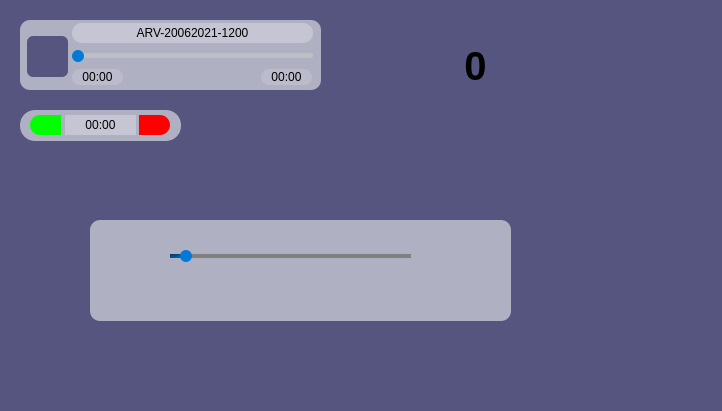
<?xml version="1.0" encoding="UTF-8"?>
<ui version="4.0">
 <class>MainWindow</class>
 <widget class="QMainWindow" name="MainWindow">
  <property name="geometry">
   <rect>
    <x>0</x>
    <y>0</y>
    <width>722</width>
    <height>411</height>
   </rect>
  </property>
  <property name="windowTitle">
   <string>MainWindow</string>
  </property>
  <property name="styleSheet">
   <string notr="true">background-color: rgb(85, 85, 127);
</string>
  </property>
  <widget class="QWidget" name="centralwidget">
   <widget class="QLabel" name="label_3">
    <property name="geometry">
     <rect>
      <x>430</x>
      <y>40</y>
      <width>91</width>
      <height>51</height>
     </rect>
    </property>
    <property name="font">
     <font>
      <pointsize>30</pointsize>
      <weight>75</weight>
      <bold>true</bold>
     </font>
    </property>
    <property name="text">
     <string>0</string>
    </property>
    <property name="alignment">
     <set>Qt::AlignCenter</set>
    </property>
   </widget>
   <widget class="QFrame" name="arv_bubble">
    <property name="geometry">
     <rect>
      <x>20</x>
      <y>20</y>
      <width>301</width>
      <height>70</height>
     </rect>
    </property>
    <property name="styleSheet">
     <string notr="true">QFrame{
	background-color:#88FFFFFF;
	border-radius:10px;

}</string>
    </property>
    <property name="frameShape">
     <enum>QFrame::StyledPanel</enum>
    </property>
    <property name="frameShadow">
     <enum>QFrame::Raised</enum>
    </property>
    <widget class="QLabel" name="title">
     <property name="geometry">
      <rect>
       <x>52</x>
       <y>3</y>
       <width>241</width>
       <height>20</height>
      </rect>
     </property>
     <property name="styleSheet">
      <string notr="true">QLabel{
	background:#44FFFFFF;
}</string>
     </property>
     <property name="text">
      <string>ARV-20062021-1200</string>
     </property>
     <property name="alignment">
      <set>Qt::AlignCenter</set>
     </property>
    </widget>
    <widget class="QLabel" name="elapsed_time">
     <property name="geometry">
      <rect>
       <x>52</x>
       <y>49</y>
       <width>51</width>
       <height>16</height>
      </rect>
     </property>
     <property name="styleSheet">
      <string notr="true">QLabel{
	background:#22FFFFFF;
	border-radius:8px;
}</string>
     </property>
     <property name="text">
      <string>00:00</string>
     </property>
     <property name="alignment">
      <set>Qt::AlignCenter</set>
     </property>
    </widget>
    <widget class="QLabel" name="total_time">
     <property name="geometry">
      <rect>
       <x>241</x>
       <y>49</y>
       <width>51</width>
       <height>16</height>
      </rect>
     </property>
     <property name="styleSheet">
      <string notr="true">QLabel{
	background:#22FFFFFF;
	border-radius:8px;
}</string>
     </property>
     <property name="text">
      <string>00:00</string>
     </property>
     <property name="alignment">
      <set>Qt::AlignCenter</set>
     </property>
    </widget>
    <widget class="QProgressBar" name="progress">
     <property name="geometry">
      <rect>
       <x>52</x>
       <y>33</y>
       <width>241</width>
       <height>5</height>
      </rect>
     </property>
     <property name="styleSheet">
      <string notr="true">QProgressBar{
		background-color:#AAC5C5C5;
		border-radius:2px;
		border:none;
		text-align:center;
}

QProgressBar::chunk{	
	   background-color: qlineargradient(spread:pad, x1:0, y1:0, x2:1, y2:1, stop:0 rgba(0, 52, 93, 255), stop:1 rgba(0, 121, 215, 255));
		border-radius:2px;

}</string>
     </property>
     <property name="maximum">
      <number>100</number>
     </property>
     <property name="value">
      <number>0</number>
     </property>
     <property name="textVisible">
      <bool>false</bool>
     </property>
    </widget>
    <widget class="QSlider" name="slider">
     <property name="geometry">
      <rect>
       <x>52</x>
       <y>30</y>
       <width>241</width>
       <height>12</height>
      </rect>
     </property>
     <property name="styleSheet">
      <string notr="true">QSlider{
	background:none;
}

QSlider::groove{
	background:none;
	border:none;}

QSlider::handle{
	height:12px;
	width:12px;
    background-color: rgb(0, 121, 215, 255);
	border-radius:6px;}

QSlider::handle:hover{
	background-color: rgb(0, 52, 93, 255);}

QSlider::handle:pressed{
	background-color: rgb(0, 121, 215, 255);}</string>
     </property>
     <property name="maximum">
      <number>100</number>
     </property>
     <property name="value">
      <number>0</number>
     </property>
     <property name="sliderPosition">
      <number>0</number>
     </property>
     <property name="orientation">
      <enum>Qt::Horizontal</enum>
     </property>
    </widget>
    <widget class="QPushButton" name="play_button">
     <property name="geometry">
      <rect>
       <x>7</x>
       <y>16</y>
       <width>41</width>
       <height>41</height>
      </rect>
     </property>
     <property name="styleSheet">
      <string notr="true">QPushButton{
	background-image: url(:/cils/cils/cil-media-play.png);
	background-repeat: no-repeat;
	background-position:center;
	border-radius:6px;
	border:none;
}</string>
     </property>
    </widget>
   </widget>
   <widget class="QFrame" name="record_tip">
    <property name="geometry">
     <rect>
      <x>20</x>
      <y>110</y>
      <width>161</width>
      <height>31</height>
     </rect>
    </property>
    <property name="styleSheet">
     <string notr="true">QFrame{
	background-color:#88FFFFFF;
	border-radius:15px;

}</string>
    </property>
    <property name="frameShape">
     <enum>QFrame::StyledPanel</enum>
    </property>
    <property name="frameShadow">
     <enum>QFrame::Raised</enum>
    </property>
    <widget class="QLabel" name="record_time">
     <property name="geometry">
      <rect>
       <x>45</x>
       <y>5</y>
       <width>71</width>
       <height>20</height>
      </rect>
     </property>
     <property name="styleSheet">
      <string notr="true">QLabel{
	background:#44FFFFFF;
	border-radius:none;
}</string>
     </property>
     <property name="text">
      <string>00:00</string>
     </property>
     <property name="alignment">
      <set>Qt::AlignCenter</set>
     </property>
    </widget>
    <widget class="QPushButton" name="end_record">
     <property name="geometry">
      <rect>
       <x>10</x>
       <y>5</y>
       <width>31</width>
       <height>20</height>
      </rect>
     </property>
     <property name="styleSheet">
      <string notr="true">QPushButton{
	image: url(:/cils/cils/cil-media-record-bl.png);
	background:#00FF00;
	border-top-left-radius:10px;
	border-bottom-left-radius:10px;
}</string>
     </property>
    </widget>
    <widget class="QPushButton" name="cancel_record">
     <property name="geometry">
      <rect>
       <x>119</x>
       <y>5</y>
       <width>31</width>
       <height>20</height>
      </rect>
     </property>
     <property name="styleSheet">
      <string notr="true">QPushButton{
	image: url(:/cils/cils/cil-media-stop-bl.png);
	background:#FF0000;
	border-top-right-radius:10px;
	border-bottom-right-radius:10px;
}</string>
     </property>
    </widget>
   </widget>
   <widget class="QFrame" name="arv_bubble_2">
    <property name="geometry">
     <rect>
      <x>90</x>
      <y>220</y>
      <width>421</width>
      <height>101</height>
     </rect>
    </property>
    <property name="styleSheet">
     <string notr="true">QFrame{
	background-color:#88FFFFFF;
	border-radius:10px;

}</string>
    </property>
    <property name="frameShape">
     <enum>QFrame::StyledPanel</enum>
    </property>
    <property name="frameShadow">
     <enum>QFrame::Raised</enum>
    </property>
    <widget class="QSlider" name="slider_2">
     <property name="geometry">
      <rect>
       <x>80</x>
       <y>30</y>
       <width>241</width>
       <height>12</height>
      </rect>
     </property>
     <property name="styleSheet">
      <string notr="true">QSlider{
	background:none;
}

QSlider::groove:horizontal{
	background:none;
	height:4px;
	border:none;
	}

QSlider::handle:horizontal{
	height:12px;
	width:12px;
	border-radius:6px;
	margin:-4px 10px -4px 10px;
    background-color: rgb(0, 121, 215, 255);}
	
QSlider::handle:hover{
	background-color: rgb(0, 52, 93, 255);}

QSlider::handle:pressed{
	background-color: rgb(0, 121, 215, 255);}

QSlider::add-page:horizontal{
	background-color:grey;}

QSlider::sub-page:horizontal{
	background-color:qlineargradient(spread:pad, x1:0, y1:0, x2:1, y2:1, stop:0 rgba(0, 52, 93, 255), stop:1 rgba(0, 121, 215, 255));}</string>
     </property>
     <property name="maximum">
      <number>100</number>
     </property>
     <property name="value">
      <number>0</number>
     </property>
     <property name="sliderPosition">
      <number>0</number>
     </property>
     <property name="orientation">
      <enum>Qt::Horizontal</enum>
     </property>
    </widget>
   </widget>
  </widget>
  <widget class="QMenuBar" name="menubar">
   <property name="geometry">
    <rect>
     <x>0</x>
     <y>0</y>
     <width>722</width>
     <height>26</height>
    </rect>
   </property>
  </widget>
 </widget>
 <resources>
  <include location="resources/img.qrc"/>
 </resources>
 <connections>
  <connection>
   <sender>slider</sender>
   <signal>sliderMoved(int)</signal>
   <receiver>progress</receiver>
   <slot>setValue(int)</slot>
   <hints>
    <hint type="sourcelabel">
     <x>256</x>
     <y>232</y>
    </hint>
    <hint type="destinationlabel">
     <x>256</x>
     <y>233</y>
    </hint>
   </hints>
  </connection>
  <connection>
   <sender>progress</sender>
   <signal>valueChanged(int)</signal>
   <receiver>slider</receiver>
   <slot>setValue(int)</slot>
   <hints>
    <hint type="sourcelabel">
     <x>204</x>
     <y>230</y>
    </hint>
    <hint type="destinationlabel">
     <x>200</x>
     <y>227</y>
    </hint>
   </hints>
  </connection>
  <connection>
   <sender>progress</sender>
   <signal>valueChanged(int)</signal>
   <receiver>label_3</receiver>
   <slot>setNum(int)</slot>
   <hints>
    <hint type="sourcelabel">
     <x>390</x>
     <y>233</y>
    </hint>
    <hint type="destinationlabel">
     <x>305</x>
     <y>338</y>
    </hint>
   </hints>
  </connection>
 </connections>
</ui>
